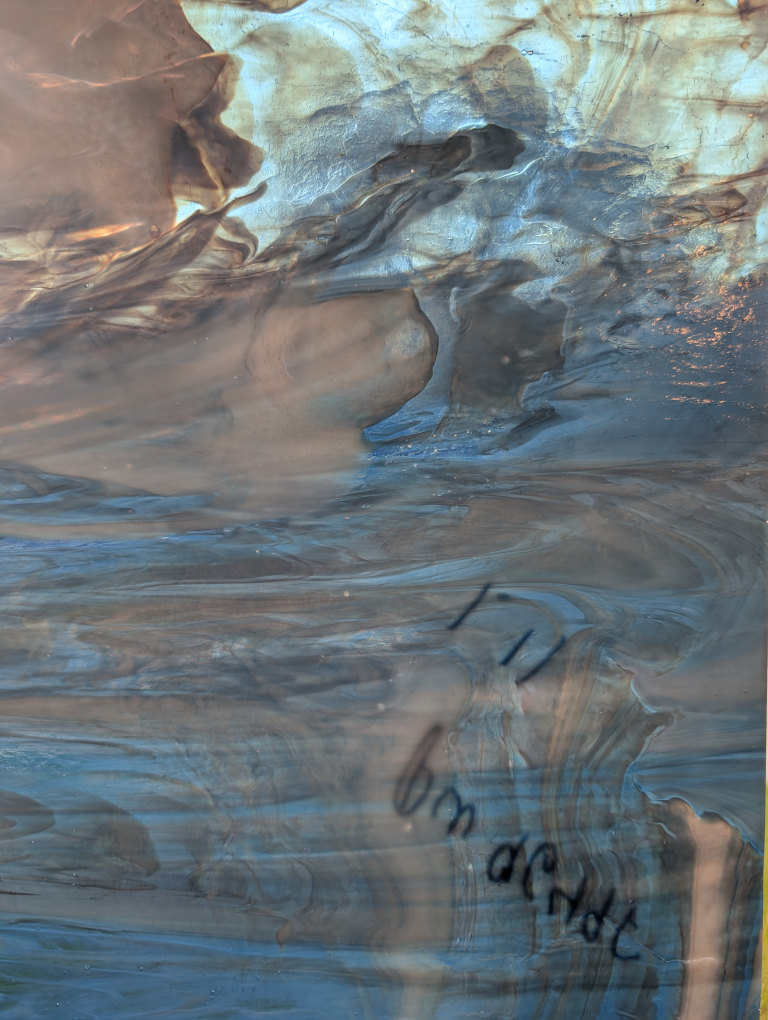
#> input picture data/glass1.jpg, 3072 x 4080 px (shown at 1/4 size)
$ python -i audit_flagger.py   (imports and definitions only)
#> lines starting #> are read from the running program, lines starting #| are printed output that depends on the picture; after the words box and inside, x2 and y2 are one past the last pixel; in counts of white or black regions, pixels touching at a corner belong together
"""audit_flagger.py -- cheap non-swatch contamination flagger for the catalog corpus.

VENDORED COPY -- provenance: research/delighting branch `research/delighting-019` (last
touched on trunk at commit 77d9c81b2cddb19db5ead661976afd245f3de767), path
`research/delighting/corpus/audit_flagger.py`, unmodified except for this header.
Vendored (iteration 036) as `swatch_picker.py`'s component-(a) dependency, so
`feat/library-picker-rebuild` has no path dependency on the research worktree. Re-copy
from the research/delighting trunk to pick up upstream fixes.

Report 019 (scrape-audit). Detects the "smoking-gun" contamination class found in the
Bullseye 'reactive' product lines: a *fused reaction-test photo* -- a handful of discrete,
rounded, high-contrast color tiles floating on a near-white studio ground -- picked by the
scraper's `images[0]` rule instead of the sheet-swatch photo.

The signal is deliberately cheap (no ML): near-white background fraction + connected-component
count / compactness on the non-white foreground. A clean backlit sheet swatch is edge-to-edge
color (low white fraction, one frame-filling component); a test-fire photo is mostly white with
a few small compact blobs. A single-sheet product photo on a white ground (front-lit, drop
shadow) is an intermediate case emitted under a separate, weaker reason code.

Usage:
    python3 audit_flagger.py --assets <path/to/frontend/public/assets> \
        --out ../results/corpus/swatch_quarantine.json
    # or import analyze_image / flag_signals for calibration.

Nothing is deleted; the output is an advisory quarantine list of {id, file, reason, signals}.
"""
import os
import sys
import json
import argparse
import numpy as np
from PIL import Image
from scipy import ndimage

# --- tunables (calibrated in report 019 against the hand-labeled reactive/random sample) ---
RESIZE = 256          # analyze at this longest edge
WHITE_MIN = 228       # a pixel is "near-white ground" if min(R,G,B) >= this ...
WHITE_SAT = 0.10      # ... and its HSV saturation is below this
BLOB_MIN_FRAC = 0.004 # ignore foreground components smaller than this fraction of the frame
# test-fire decision thresholds
TF_WHITE_MIN = 0.33   # background must be at least this white
TF_FG_MAX = 0.55      # foreground (the tiles) must not fill the frame
TF_BLOBS_LO = 1       # number of significant blobs in [lo, hi]
TF_BLOBS_HI = 8
TF_SOLIDITY_MIN = 0.55  # mean bbox-fill of the blobs (compact/rounded tiles pack their bbox)
TF_FG_SAT_MIN = 0.19    # the tiles carry vivid color; a pale near-clear sheet does not
TF_BIG_MIN = 0.02       # at least one real tile present
# product-on-white (front-lit single sheet, weaker signal) thresholds
PW_WHITE_MIN = 0.22
PW_BORDER_WHITE_MIN = 0.55  # frame border is mostly white


def analyze_image(path):
    """Return cheap contamination signals for one image."""
#> called with path = '../data/glass1.jpg'
    im = Image.open(path).convert('RGB')
#> im is the input picture: PIL image 3072x4080 RGB; mean R, G, B 109.5, 118.2, 121.4
    im.thumbnail((RESIZE, RESIZE))
#> im: PIL image 193x256 RGB
    a = np.asarray(im, dtype=np.float32) / 255.0
    h, w = a.shape[:2]
#> h = 256; w = 193
    r, g, b = a[..., 0], a[..., 1], a[..., 2]
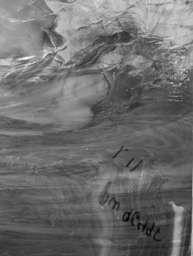
#> r: shape (256, 193) float32; min 0, max 1, mean 0.429
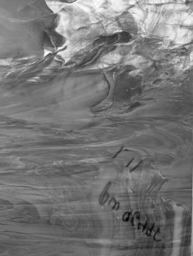
#> g: shape (256, 193) float32; min 0, max 0.992, mean 0.463
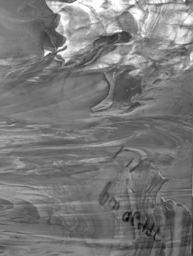
#> b: shape (256, 193) float32; min 0, max 1, mean 0.476
    mx = a.max(-1)
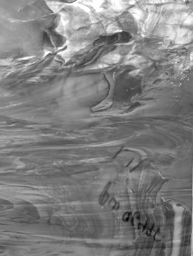
#> mx: shape (256, 193) float32; min 0, max 1, mean 0.5
    mn = a.min(-1)
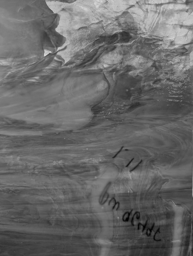
#> mn: shape (256, 193) float32; min 0, max 0.827, mean 0.408
    sat = np.where(mx > 0, (mx - mn) / np.maximum(mx, 1e-6), 0.0)
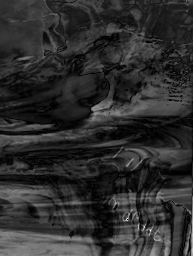
#> sat: shape (256, 193) float32; min 0, max 1, mean 0.181
    # near-white studio ground: bright AND desaturated
    white = (mn >= WHITE_MIN / 255.0) & (sat <= WHITE_SAT)
#> white: shape (256, 193) bool; every value is 0
    white_frac = float(white.mean())
#> white_frac = 0

    # border whiteness (outer 12% ring) -- product-on-white cue
    ring = np.ones((h, w), bool)
    m = max(1, int(0.12 * min(h, w)))
#> m = 23
    ring[m:h - m, m:w - m] = False
    border_white = float(white[ring].mean()) if ring.any() else 0.0
#> border_white = 0

    # foreground = non-white; clean up and label connected components
    fg = ~white
#> fg: shape (256, 193) bool; every value is 1
    fg = ndimage.binary_opening(fg, iterations=2)
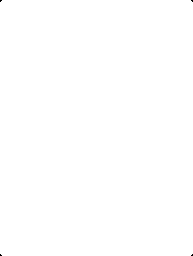
#> fg: shape (256, 193) bool; 100% white; black in thin lines or dots
    lbl, n = ndimage.label(fg)
#> lbl: shape (256, 193) int32; values 0 (black) and 1 (white), 100% white; black in thin lines or dots
#> n = 1
    fg_frac = float(fg.mean())
#> fg_frac = 1
    # mean saturation of the foreground -- reaction tiles are vivid, pale sheets are not
    fg_sat = float(sat[fg].mean()) if fg.any() else 0.0
#> fg_sat = 0.181
    frame = h * w
#> frame = 49408
    blobs = []
    if n:
        sizes = ndimage.sum(np.ones_like(lbl), lbl, index=np.arange(1, n + 1))
#> sizes = [49396]
        objs = ndimage.find_objects(lbl)
#> objs = 1 item
        for i, sz in enumerate(sizes):
            frac = sz / frame
            if frac < BLOB_MIN_FRAC:
                continue
            sl = objs[i]
            bh = sl[0].stop - sl[0].start
            bw = sl[1].stop - sl[1].start
            bbox_area = max(1, bh * bw)
            solidity = sz / bbox_area           # how fully the blob packs its bounding box
            aspect = bw / bh if bh else 1.0
            # centroid distance from frame center, normalized
            cy = (sl[0].start + sl[0].stop) / 2 / h
            cx = (sl[1].start + sl[1].stop) / 2 / w
            blobs.append({
                'frac': float(frac), 'solidity': float(solidity),
                'aspect': float(aspect), 'cx': float(cx), 'cy': float(cy),
            })
#> this loop made 1 pass
#> (sz, frac, bh, bw, bbox_area, solidity, aspect, cy) on pass 1: (49396, 1, 256, 193, 49408, 1, 0.754, 0.5)
#> after the loop, blobs = 1 item
    blobs.sort(key=lambda d: -d['frac'])
    n_blobs = len(blobs)
#> n_blobs = 1
    biggest = blobs[0]['frac'] if blobs else 0.0
#> biggest = 1
    mean_sol = float(np.mean([x['solidity'] for x in blobs])) if blobs else 0.0
#> mean_sol = 1
    return {
        'white_frac': round(white_frac, 4),
        'border_white': round(border_white, 4),
        'fg_frac': round(fg_frac, 4),
        'n_blobs': n_blobs,
        'biggest_blob_frac': round(biggest, 4),
        'mean_blob_solidity': round(mean_sol, 4),
        'fg_sat': round(fg_sat, 4),
    }


# [19 lines left out: function flag_signals, not called in this run]


# --- name-based blocklist for product lines whose catalog photo is systematically
#     not a uniform sheet swatch (the image heuristic misses the frame-filling ones).
#     Only applied to Bullseye, where these lines live. Report 019 §2/§4. ---
_COMPOSITE_KW = ('collage', 'fracture', 'streamer', 'chopstix', 'lacy',
                 ' on white', ' on clear', 'frit', 'confetti')


# [80 lines left out: functions flag_name, _iter_registered, main, not called in this run]


# [2 lines not run here, left out]

>>> result = analyze_image('../data/glass1.jpg')
#> result = {'white_frac': 0, 'border_white': 0, 'fg_frac': 1, 'n_blobs': 1, 'biggest_blob_frac': 1, 'mean_blob_solidity': 1, 'fg_sat': 0.181}

$ run again, on data/monstera.jpg
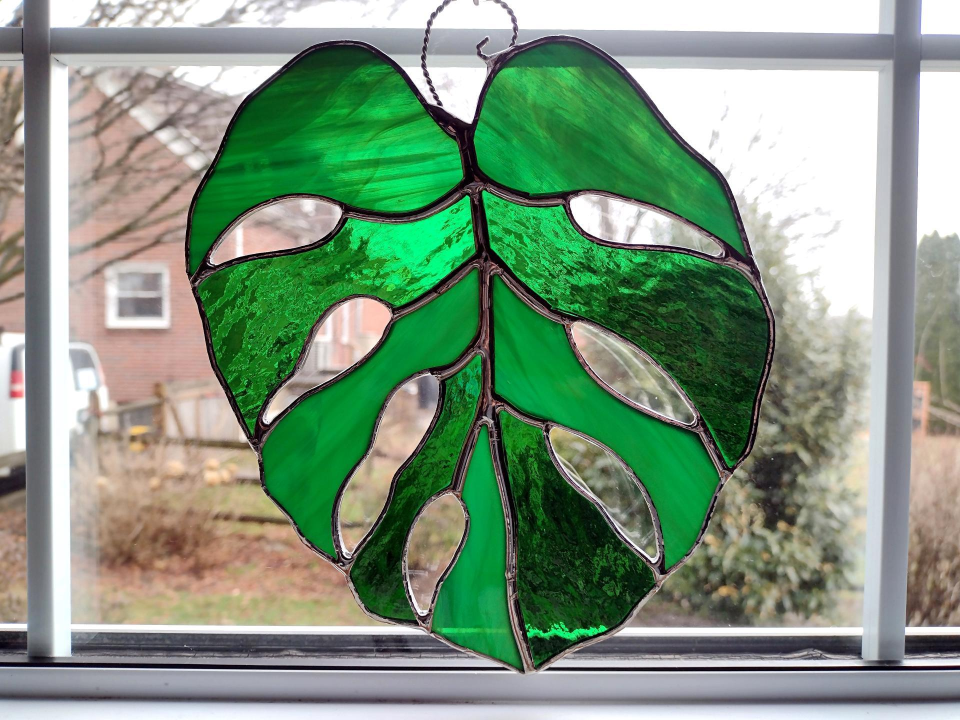
#> input picture data/monstera.jpg, 1920 x 1440 px (shown at 1/2 size)
#> in analyze_image, im is the input picture: PIL image 1920x1440 RGB; mean R, G, B 126.3, 150.2, 126.6
#> im: PIL image 256x192 RGB
#> in analyze_image, `white = (mn >= WHITE_MIN / 255.0) & (sat <= WHITE_SAT)`:
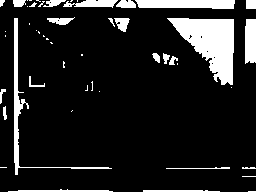
#> white: shape (192, 256) bool; 13.1% white; 50 white regions (27 under 20 px), largest, box (x1, y1, x2, y2) and area: (167, 18, 234, 85) 2435, (14, 18, 112, 175) 871, (135, 0, 235, 9) 800
#> white_frac = 0.131
#> border_white = 0.202
#> in analyze_image, `fg = ndimage.binary_opening(fg, iterations=2)`:
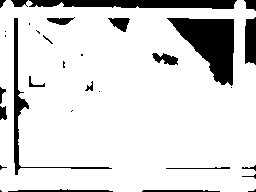
#> fg: shape (192, 256) bool; 86% white; 32 black regions (13 under 20 px), largest, box (x1, y1, x2, y2) and area: (167, 18, 234, 86) 2491, (29, 0, 237, 9) 1524, (14, 18, 112, 175) 911
#> n = 1
#> fg_frac = 0.86
#> fg_sat = 0.377
#> sizes = [42267]
#> objs = 1 item
#> the loop in analyze_image, `for i, sz in enumerate(sizes):` made 1 pass
#> (sz, frac, bh, bw, bbox_area, solidity, aspect, cy) on pass 1: (42267, 0.86, 192, 256, 49152, 0.86, 1.33, 0.5)
#> n_blobs = 1
#> biggest = 0.86
#> result = {'white_frac': 0.131, 'border_white': 0.202, 'fg_frac': 0.86, 'n_blobs': 1, 'biggest_blob_frac': 0.86, 'mean_blob_solidity': 0.86, 'fg_sat': 0.378}
